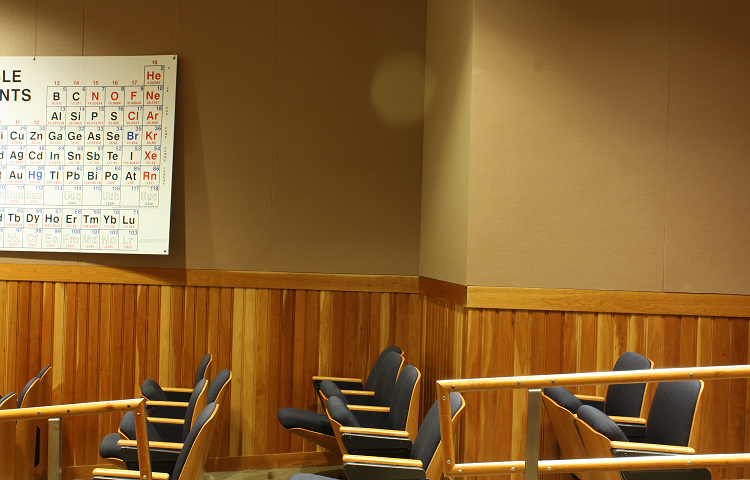
#> input picture hw4/im0.png, 750 x 480 px, found by its file name
$ python 1_disparity.py
#> lines starting #> are read from the running program, lines starting #| are printed output that depends on the picture
""" Disparity map """
import cv2
import matplotlib.pyplot as plt


""" Load dataset """
fpath = 'd:/github/ComputerVision/hw4/'

img_L = cv2.imread(fpath + 'im0.png', cv2.IMREAD_GRAYSCALE)
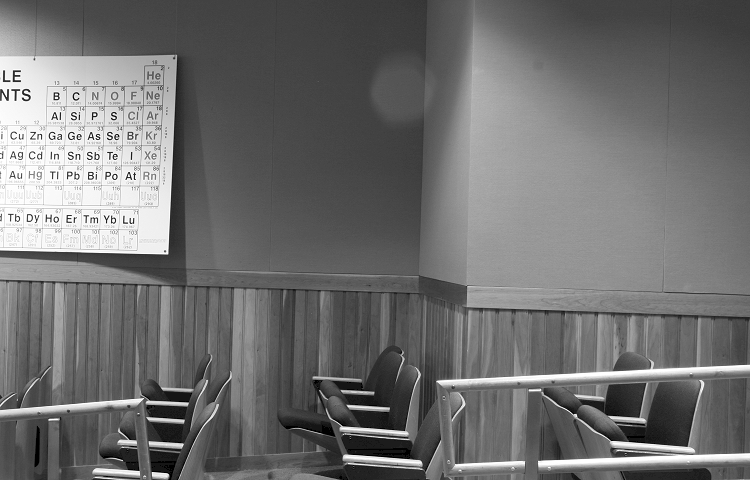
#> img_L: shape (480, 750); min 0, max 255, mean 111.2
img_R = cv2.imread(fpath + 'im1.png', cv2.IMREAD_GRAYSCALE)
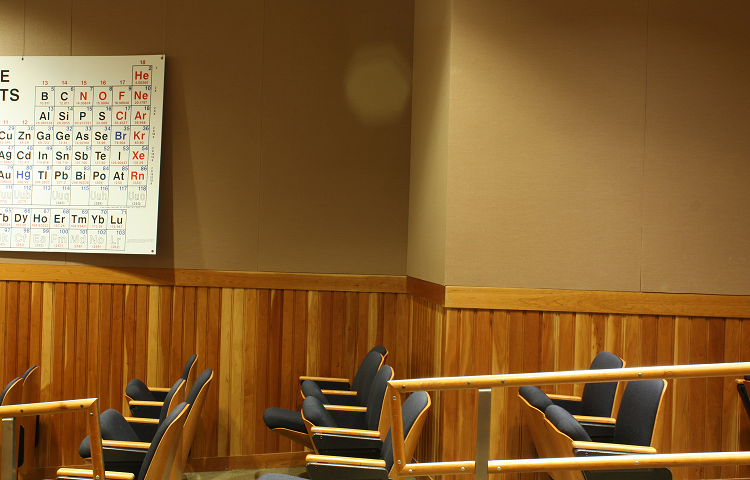
#> input picture hw4/im1.png, 750 x 480 px, found by its file name
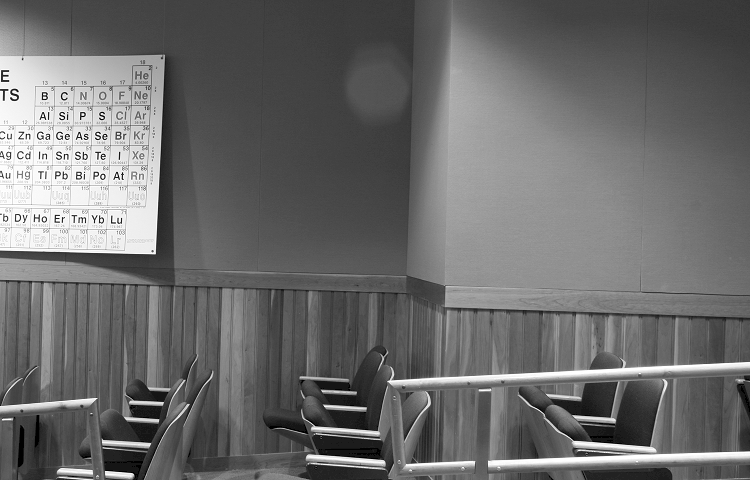
#> img_R: shape (480, 750); min 0, max 255, mean 107.5

""" Create disparity map """
nd = 64	# number of Disparities
bs = 15 # block size
stereo = cv2.StereoBM_create(numDisparities=nd, blockSize=bs)
disparity = stereo.compute(img_L, img_R)
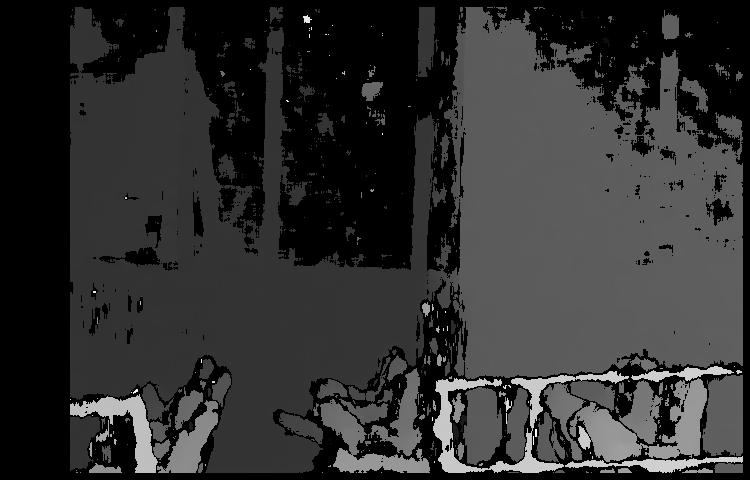
#> disparity: shape (480, 750) int16; min -16, max 1008, mean 179.3; drawn with min black and max white

plt.figure(figsize=(10, 5), dpi=150)
plt.subplot(1,3,1), plt.imshow(img_L, 'gray')
plt.subplot(1,3,2), plt.imshow(img_R, 'gray')
plt.subplot(1,3,3), plt.imshow(disparity)
plt.show()
